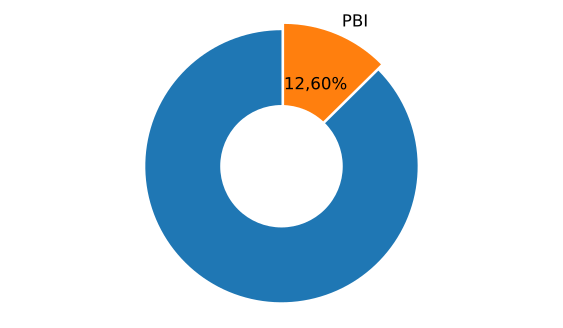

Write the Python code that produced this figure.
import numpy as np
import matplotlib.pyplot as plt
import pandas
from textwrap import wrap
from matplotlib.ticker import FuncFormatter
import locale
locale.setlocale(locale.LC_ALL, 'id_ID.UTF8')

plt.rcParams['pdf.fonttype'] = 42

import sys, os, inspect
currentdir = os.path.dirname(os.path.abspath(inspect.getfile(inspect.currentframe())))
parentdir = os.path.dirname(currentdir)
sys.path.insert(0, parentdir)

berkasSimpan = currentdir + '\\bab_04_04_proporsiPBI.pdf'
# judulDiagram = 'Anggaran Kesehatan'
judulDiagram = 'Proporsi PBI'
 
# Data to plot
labels = '', 'PBI'
paguDinkes = 155097244324
paguJKN = 19538272600
paguDinkesNonJKN = paguDinkes - paguJKN
sizes = [paguDinkesNonJKN,paguJKN]
colors = ['lightskyblue', 'lightcoral']
explode = (0.00, 0.05)  # explode 1st slice

# we only want to display one slice
# return the desired format with replace instead of lambda
def my_autopct(pct):
    return ('%.2f%%' % pct).replace('.', ',') if pct < 20 else ''
    
# plt.pie(sizes, explode=explode, labels=labels, colors=colors,
        # autopct=lambda p : '{:n}%'.format(round(p,2)), shadow=True, textprops=dict(fontsize=12), startangle=80)
# plt.pie(sizes, explode=explode, labels=labels, colors=colors, autopct=my_autopct, shadow=True, textprops=dict(fontsize=12), startangle=90)
plt.pie(sizes, explode=explode, labels=labels, autopct=my_autopct, shadow=False, textprops=dict(fontsize=12), startangle=90)

centre_circle = plt.Circle((0,0),0.45,fc='white')
fig = plt.gcf()
fig.gca().add_artist(centre_circle)

plt.axis('equal')

pyrfig = plt.figure(1)
# pyrfig.suptitle(judulDiagram)
pyrfig.set_figwidth(7)
pyrfig.set_figheight(4)
pyrfig.savefig(berkasSimpan, bbox_inches='tight')
plt.close(pyrfig)
# plt.show(pyrfig)
